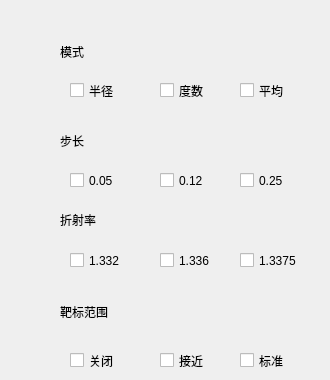
   <widget class="QWidget" name="page_qulv">
    <widget class="QCheckBox" name="checkBox_19">
     <property name="geometry">
      <rect>
       <x>240</x>
       <y>350</y>
       <width>81</width>
       <height>21</height>
      </rect>
     </property>
     <property name="acceptDrops">
      <bool>true</bool>
     </property>
     <property name="styleSheet">
      <string notr="true">font: 13pt &quot;黑体&quot;;</string>
     </property>
     <property name="text">
      <string>标准</string>
     </property>
    </widget>
    <widget class="QCheckBox" name="checkBox_23">
     <property name="geometry">
      <rect>
       <x>70</x>
       <y>170</y>
       <width>81</width>
       <height>21</height>
      </rect>
     </property>
     <property name="acceptDrops">
      <bool>true</bool>
     </property>
     <property name="styleSheet">
      <string notr="true">font: 13pt &quot;黑体&quot;;</string>
     </property>
     <property name="text">
      <string>0.05</string>
     </property>
    </widget>
    <widget class="QLabel" name="label_5">
     <property name="geometry">
      <rect>
       <x>60</x>
       <y>41</y>
       <width>41</width>
       <height>21</height>
      </rect>
     </property>
     <property name="styleSheet">
      <string notr="true">font: 14pt &quot;黑体&quot;;</string>
     </property>
     <property name="text">
      <string>模式</string>
     </property>
    </widget>
    <widget class="QCheckBox" name="checkBox_12">
     <property name="geometry">
      <rect>
       <x>160</x>
       <y>170</y>
       <width>81</width>
       <height>21</height>
      </rect>
     </property>
     <property name="acceptDrops">
      <bool>true</bool>
     </property>
     <property name="styleSheet">
      <string notr="true">font: 13pt &quot;黑体&quot;;</string>
     </property>
     <property name="text">
      <string>0.12</string>
     </property>
    </widget>
    <widget class="QCheckBox" name="checkBox_26">
     <property name="geometry">
      <rect>
       <x>240</x>
       <y>170</y>
       <width>81</width>
       <height>21</height>
      </rect>
     </property>
     <property name="acceptDrops">
      <bool>true</bool>
     </property>
     <property name="styleSheet">
      <string notr="true">font: 13pt &quot;黑体&quot;;</string>
     </property>
     <property name="text">
      <string>0.25</string>
     </property>
    </widget>
    <widget class="QCheckBox" name="checkBox_18">
     <property name="geometry">
      <rect>
       <x>240</x>
       <y>80</y>
       <width>81</width>
       <height>21</height>
      </rect>
     </property>
     <property name="acceptDrops">
      <bool>true</bool>
     </property>
     <property name="styleSheet">
      <string notr="true">font: 13pt &quot;黑体&quot;;</string>
     </property>
     <property name="text">
      <string>平均</string>
     </property>
    </widget>
    <widget class="QCheckBox" name="checkBox_21">
     <property name="geometry">
      <rect>
       <x>70</x>
       <y>80</y>
       <width>81</width>
       <height>21</height>
      </rect>
     </property>
     <property name="acceptDrops">
      <bool>true</bool>
     </property>
     <property name="styleSheet">
      <string notr="true">font: 13pt &quot;黑体&quot;;</string>
     </property>
     <property name="text">
      <string>半径</string>
     </property>
    </widget>
    <widget class="QLabel" name="label_8">
     <property name="geometry">
      <rect>
       <x>60</x>
       <y>302</y>
       <width>81</width>
       <height>20</height>
      </rect>
     </property>
     <property name="styleSheet">
      <string notr="true">font: 14pt &quot;黑体&quot;;</string>
     </property>
     <property name="text">
      <string>靶标范围</string>
     </property>
    </widget>
    <widget class="QCheckBox" name="checkBox_14">
     <property name="geometry">
      <rect>
       <x>70</x>
       <y>250</y>
       <width>81</width>
       <height>21</height>
      </rect>
     </property>
     <property name="acceptDrops">
      <bool>true</bool>
     </property>
     <property name="styleSheet">
      <string notr="true">font: 13pt &quot;黑体&quot;;</string>
     </property>
     <property name="text">
      <string>1.332</string>
     </property>
    </widget>
    <widget class="QCheckBox" name="checkBox_17">
     <property name="geometry">
      <rect>
       <x>160</x>
       <y>350</y>
       <width>81</width>
       <height>21</height>
      </rect>
     </property>
     <property name="acceptDrops">
      <bool>true</bool>
     </property>
     <property name="styleSheet">
      <string notr="true">font: 13pt &quot;黑体&quot;;</string>
     </property>
     <property name="text">
      <string>接近</string>
     </property>
    </widget>
    <widget class="QLabel" name="label_7">
     <property name="geometry">
      <rect>
       <x>60</x>
       <y>210</y>
       <width>61</width>
       <height>20</height>
      </rect>
     </property>
     <property name="styleSheet">
      <string notr="true">font: 14pt &quot;黑体&quot;;</string>
     </property>
     <property name="text">
      <string>折射率</string>
     </property>
    </widget>
    <widget class="QCheckBox" name="checkBox_22">
     <property name="geometry">
      <rect>
       <x>240</x>
       <y>250</y>
       <width>81</width>
       <height>21</height>
      </rect>
     </property>
     <property name="acceptDrops">
      <bool>true</bool>
     </property>
     <property name="styleSheet">
      <string notr="true">font: 13pt &quot;黑体&quot;;</string>
     </property>
     <property name="text">
      <string>1.3375</string>
     </property>
    </widget>
    <widget class="QLabel" name="label_6">
     <property name="geometry">
      <rect>
       <x>60</x>
       <y>130</y>
       <width>61</width>
       <height>21</height>
      </rect>
     </property>
     <property name="styleSheet">
      <string notr="true">font: 14pt &quot;黑体&quot;;</string>
     </property>
     <property name="text">
      <string>步长</string>
     </property>
    </widget>
    <widget class="QCheckBox" name="checkBox_24">
     <property name="geometry">
      <rect>
       <x>160</x>
       <y>250</y>
       <width>81</width>
       <height>21</height>
      </rect>
     </property>
     <property name="acceptDrops">
      <bool>true</bool>
     </property>
     <property name="styleSheet">
      <string notr="true">font: 13pt &quot;黑体&quot;;</string>
     </property>
     <property name="text">
      <string>1.336</string>
     </property>
    </widget>
    <widget class="QCheckBox" name="checkBox_20">
     <property name="geometry">
      <rect>
       <x>70</x>
       <y>350</y>
       <width>81</width>
       <height>21</height>
      </rect>
     </property>
     <property name="acceptDrops">
      <bool>true</bool>
     </property>
     <property name="styleSheet">
      <string notr="true">font: 13pt &quot;黑体&quot;;</string>
     </property>
     <property name="text">
      <string>关闭</string>
     </property>
    </widget>
    <widget class="QCheckBox" name="checkBox_13">
     <property name="geometry">
      <rect>
       <x>160</x>
       <y>80</y>
       <width>81</width>
       <height>21</height>
      </rect>
     </property>
     <property name="acceptDrops">
      <bool>true</bool>
     </property>
     <property name="styleSheet">
      <string notr="true">font: 13pt &quot;黑体&quot;;</string>
     </property>
     <property name="text">
      <string>度数</string>
     </property>
    </widget>
   </widget>
